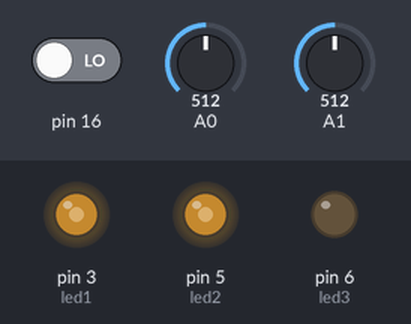
A sketch run on a simulated Arduino Uno, built with avr-gcc and run on an emulated ATmega328P. Shown: output pins drawn as LEDs (lit = HIGH). The inputs (shaded band) are chosen by the test bench; at power-on: A0 = 512, A1 = 512, pin 16 LOW.

Above: at 1.2 s.
1.3 s: A0 set to 716
At 2.5 s:
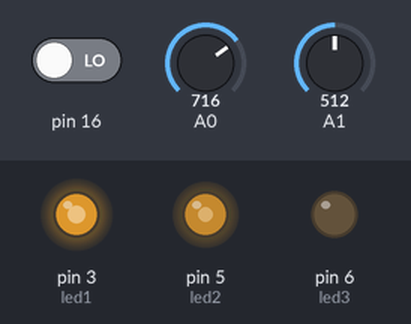
2.8 s: A1 set to 716
At 3.7 s:
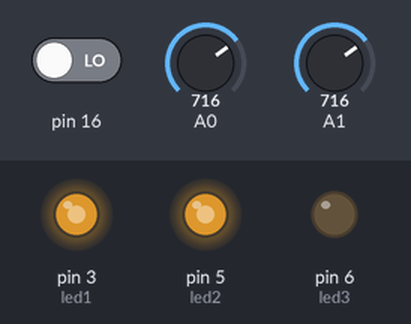
4.3 s: A0 set to 900
At 4.9 s:
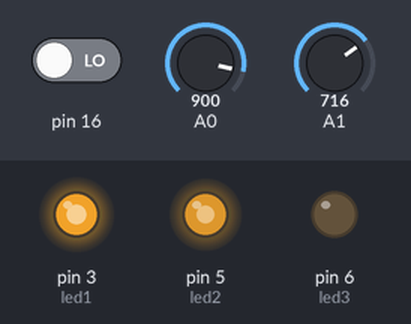
5.8 s: A1 set to 900
At 7.0 s:
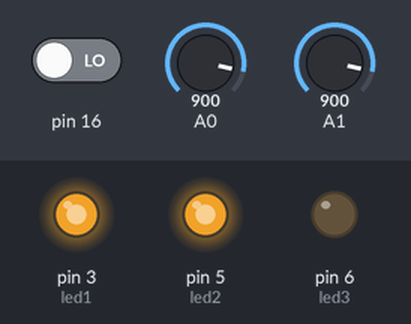
7.3 s: A0 set to 511
At 8.4 s:
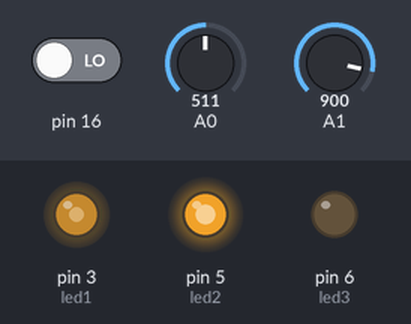
8.8 s: A1 set to 122
At 9.5 s:
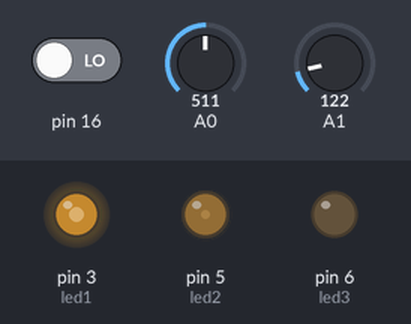
Timing chart, 0 to 11.3 s (numbered marks = the images above; inputs shaded):
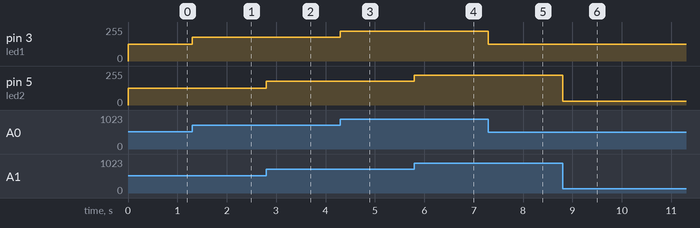

Measured:
- after the input at 1.3 s, pin 3 (led1): 127/255 → 178/255 at once
- after the input at 2.8 s, pin 5 (led2): 127/255 → 178/255 at once
- after the input at 4.3 s, pin 3 (led1): 178/255 → 224/255 at once
- after the input at 5.8 s, pin 5 (led2): 178/255 → 224/255 at once
- after the input at 7.3 s, pin 3 (led1): 224/255 → 127/255 at once
- after the input at 8.8 s, pin 5 (led2): 224/255 → 30/255 at once

The sketch:

joystick_led.ino
```cpp
int led1 = 3;           // the pin that the LED1 is attached to
int led2 = 5;           // the pin that the LED2 is attached to
int led3 = 6;           // the pin that the LED3 is attached to
// the setup routine runs once when you press reset:
void setup()  {
  // declare pin 3,5,6 to be an output:
  pinMode(led1, OUTPUT);
  pinMode(led2, OUTPUT);
  pinMode(led3, OUTPUT);
  pinMode(16,INPUT);
}

void loop() {
  int brightness1=analogRead(A0);
  int brightness2=analogRead(A1);

  brightness1=map(brightness1, 0, 1023, 0, 255);
  brightness2=map(brightness2, 0, 1023, 0, 255);
  analogWrite(led1,brightness1);
  analogWrite(led2,brightness2);

  if(digitalRead(16))
  digitalWrite(4,HIGH);
  else
  digitalWrite(4,LOW);

}
```
